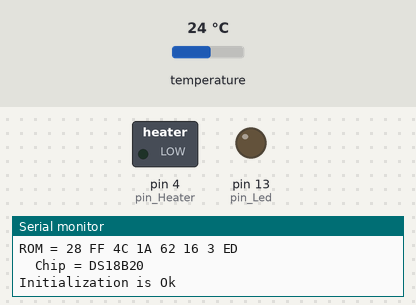
This sketch was run on a simulated Arduino Uno, built with avr-gcc and run on an emulated ATmega328P. On the bench: switched loads named in the sketch (green lamp = pin HIGH), output pins drawn as LEDs (lit = HIGH), the last lines printed to the serial monitor. The inputs (shaded band) are chosen by the test bench; at power-on: temperature 24 °C.

Above: at 1.1 s.
At 12.2 s:
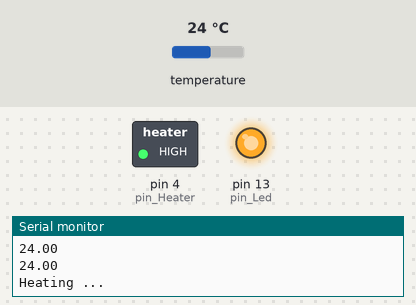
At 42.2 s:
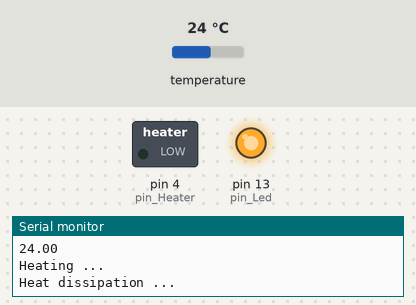
Timing chart, 0 to 44.7 s (numbered marks = the images above):
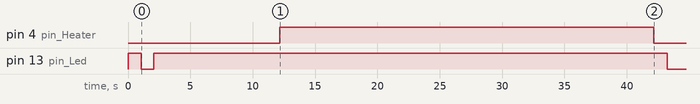

The sketch:

SMT-Arduino-example.ino
```cpp
/*
Soil Moisture & Temperature Sensor SMT-01
Developed by Oleksander Savinykh,
greensensorso@gmail.com

Example for Arduino UNO

SMT-01 use Heat Dissipation Method
Components of SMT-01:
DS18B20 - 1-Wire temperature sensor
2N2222A - as Heater

Connection wires of SMT-01 cable to Arduino UNO (see Electrical Circuit):
Yellow DS  - to Pin 5 (R2 4.7k - 2.0k to +5V, depending on length of the cable)
Green 2N   - to Pin 4 (via R1 (10k - 2.0k, depending on length of the cable)
Red        - to +5V
Black      - to GND

*/

#include <OneWire.h>

#define DARK  LOW
#define LIGHT HIGH
#define ON    HIGH
#define OFF   LOW

OneWire  ds(5);  // 1-Wire to Pin 5

byte i;
byte present = 0;
byte type_s;
byte data[12];
byte addr[8];
float celsius;
int m_err;

int pin_Led = 13;
int pin_Heater = 4;

int DS_found = 0;
float Time_Heat_Dissipation, Soil_Moisture, Soil_Temperature;
unsigned long Heating_Time = 30000; //ms
int j, k;

void DS18B20_init(void);
void DS18B20_measure(void);
void Measure_SMT (void);

unsigned long mtime;
unsigned long set_mtime;


void setup()
{

   pinMode(pin_Led,OUTPUT);
   pinMode(pin_Heater, OUTPUT);

   digitalWrite(pin_Led,DARK);
   digitalWrite(pin_Heater, LOW);

 // UART communication setup
   Serial.begin(9600);
   delay(10);
   Serial.println("");

   Serial.println("Initialization of DS18B20 ... ");

   DS_found = 0;
   DS18B20_init();
   if (DS_found == 1){
       digitalWrite(pin_Led, LIGHT);
       Serial.println("Initialization is Ok");
       delay(1000);
       digitalWrite(pin_Led,DARK);
      }

   set_mtime = 1000;
   mtime = millis();

}//setup

void loop()
{

 if (millis() - mtime > set_mtime) {

  digitalWrite(pin_Led, LIGHT);

// Measurement

  if(DS_found == 1){

  Serial.println("Start measurement");
  Measure_SMT();

// Converting the Time of Heat Dissipation to Soil Moisture, %

// as example
  float Sensor_Dry = 250.0; //Time of Heat Dissipation for Dry Sensor
  float Sensor_Wet = 35.0;  //Time of Heat Dissipation for Wet Sensor

  Soil_Moisture = map(Time_Heat_Dissipation, Sensor_Dry, Sensor_Wet, 0.0, 100.0);
  if (Soil_Moisture < 0.0) Soil_Moisture = 0.0;
  if (Soil_Moisture > 100.0) Soil_Moisture = 100.0;

  Serial.print("Soil Moisture = ");
  Serial.print(Soil_Moisture);
  Serial.println(", %");

  Serial.print("Temperature of Soil = ");
  Serial.print(Soil_Temperature);
  Serial.println(", oC");
  }
  else{
   Serial.println("Next try to Initialization of DS18B20 ... ");
   DS_found = 0;
   DS18B20_init();
   if (DS_found == 1){
       digitalWrite(pin_Led, LIGHT);
       Serial.println("Initialization is Ok");
       delay(1000);
       digitalWrite(pin_Led,DARK);
      }

    }

  set_mtime = 420000; // recommended pause between measurements, ms (7 minutes)
  mtime = millis();

  Serial.println("Waiting for the next measurement ...");
  digitalWrite(pin_Led,DARK);

  }// if mtime

  delay(10);

}// loop


void DS18B20_init(void){ //--------------------------------------------------------------

if ( !ds.search(addr)) {
    DS_found = 0;
    Serial.println("Sensor not found.");
    Serial.println();
    ds.reset_search();
    delay(250);
    return;
  }//if

Serial.print("ROM =");
  for( i = 0; i < 8; i++) {
    Serial.write(' ');
    Serial.print(addr[i], HEX);
  }

  if (OneWire::crc8(addr, 7) != addr[7]) {
      Serial.println("CRC is not valid!");
      DS_found = 0;
      return;
  }
  Serial.println();

// the first ROM byte indicates which chip
  switch (addr[0]) {
    case 0x10:
      Serial.println("  Chip = DS18S20");  // or old DS1820
      type_s = 1;
      break;
    case 0x28:
      Serial.println("  Chip = DS18B20");
      type_s = 0;
      DS_found = 1;
      break;
    default:
      Serial.println("Device is not a DS18x20 family device.");
      return;
  }//switch

}//DS18B20_init

void DS18B20_measure(void) {//------------------------------------------------------

  m_err = 0;

  ds.reset();
  ds.select(addr);
  ds.write(0x44, 1);    // start conversion, with parasite power on at the end

  delay(1000);          // time need for conversion

  present = ds.reset();
  ds.select(addr);
  ds.write(0xBE);       // Read Scratchpad

  //Serial.print("  Data = ");
  //Serial.print(present, HEX);
  //Serial.print(" ");
  for ( i = 0; i < 12; i++) {           // we need 12 bytes resolution
    data[i] = ds.read();
    //Serial.print(data[i], HEX);
    //Serial.print(" ");
  }
  //Serial.print(" CRC=");
  //Serial.print(OneWire::crc8(data, 8), HEX);
  //Serial.println();


 if (OneWire::crc8(data, 8) != data[8]) {
      Serial.println("CRC is not valid!");
      m_err = 1;
  }


  // Convert the data to actual temperature
  int16_t raw = (data[1] << 8) | data[0];
  if (type_s) {
    raw = raw << 3; // 9 bit resolution default
    if (data[7] == 0x10) {
      // "count remain" gives full 12 bit resolution
      raw = (raw & 0xFFF0) + 12 - data[6];
    }
  } else {
    byte cfg = (data[4] & 0x60);
    // at lower res, the low bits are undefined, so let's zero them
    if (cfg == 0x00) raw = raw & ~7;  // 9 bit resolution, 93.75 ms
    else if (cfg == 0x20) raw = raw & ~3; // 10 bit res, 187.5 ms
    else if (cfg == 0x40) raw = raw & ~1; // 11 bit res, 375 ms
    //// default is 12 bit resolution, 750 ms conversion time
  }

  celsius = (float)raw / 16.0;

  //Serial.print("  Temperature = ");
  //Serial.print(celsius);
  //Serial.print(" Celsius, ");
  //Serial.println();

 }//DS18B20_measure


void Measure_SMT ()
   {
    float t_current, tj;
    int m_cycle, j, m;
    unsigned long dtime;

    Time_Heat_Dissipation = 0.0;
    j = 0;
    m = 0;
    tj = 0.0;

    Serial.println("Temperature of Soil measurement ...");
    for (m_cycle = 0; m_cycle<10; m_cycle++)
        {
          DS18B20_measure();
          if (m_err == 0)
             {
              tj = tj + celsius;
              j++;
              Serial.println(celsius);
             }//if
          else {m++;}

         }//for

    if (j > 0 && m < 7)  { Soil_Temperature = tj/j; }
    else {Soil_Temperature = -21.0;}

    if (Soil_Temperature > 0.0) {

    Serial.println("Heating ...");
    digitalWrite(pin_Heater, HIGH);
    delay(Heating_Time);                    // Time of heating, ms
    digitalWrite(pin_Heater, LOW);

    Serial.println("Heat dissipation ...");
    dtime = millis(); // start time of Heat dissipation

    t_current = (Soil_Temperature + 5.0);
    DS18B20_measure();
    if (m_err == 0) {t_current = celsius;}

    m_cycle = 0;

    while (t_current > (Soil_Temperature + 1.0) && m_cycle < 250)
        {
         DS18B20_measure();
         if (m_err == 0) {t_current = celsius;}
         Serial.println(t_current );
         m_cycle++;
        }//while

    Time_Heat_Dissipation = (millis() - dtime)/1000.0;
    Serial.print("Time of Heat Dissipation = ");
    Serial.print(Time_Heat_Dissipation);
    Serial.println(", seconds");

   }//Soil_Temperature > 0

}// Measure_SMT
```

Measured:
- by itself, pin 4 (pin_Heater): LOW → HIGH at 12.2 s, → LOW 30.0 s later
- by itself, pin 13 (pin_Led): HIGH → LOW at 1.1 s, → HIGH 1.0 s later, → LOW 41.2 s later
